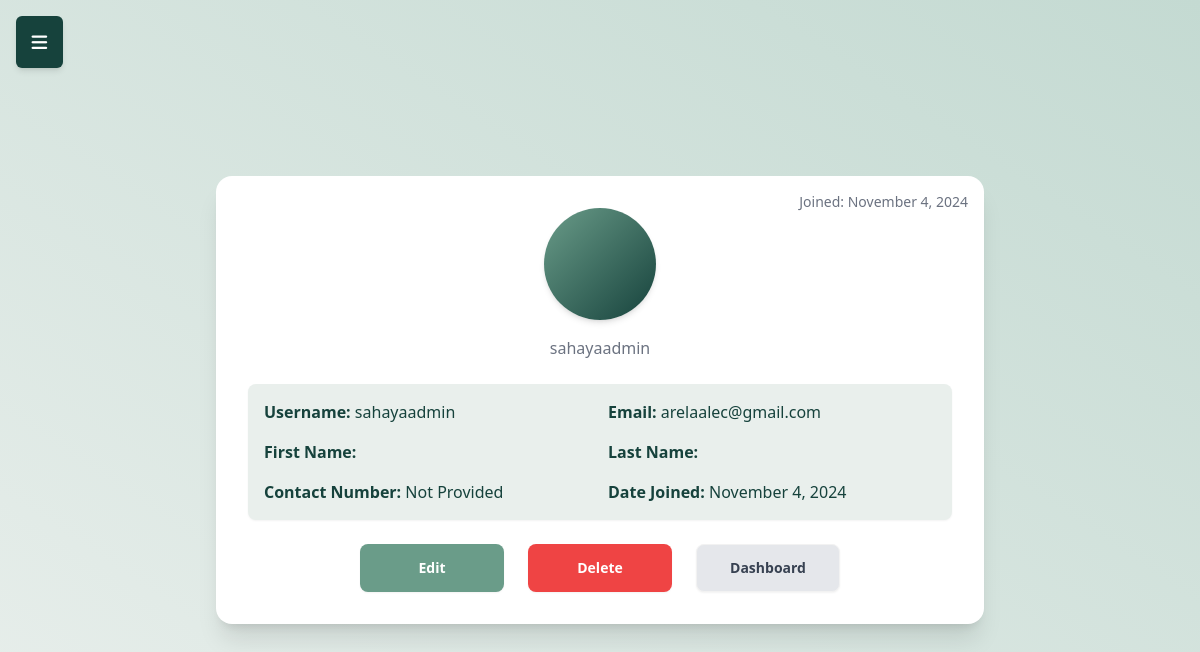
Screenshot of /users/account/ (signed in) with the database file from the repository.
### users/models.py (models this page shows, shortened)
class CustomUser(AbstractUser):
    middle_initial = models.CharField(max_length=1, blank=True)
    contact_number = models.CharField(max_length=15, blank=True)

### users/views.py (the view)
# urls.py: path('account/', views.account_view, name='account'),
@login_required
def account_view(request):
    return render(request, 'users/account.html')

### users/templates/users/account.html (shortened to what this page needs)
<!DOCTYPE html>
<html lang="en">
<head>
    {% load static %}
    <script src="https://cdn.tailwindcss.com"></script>
    <link href="https://cdn.jsdelivr.net/npm/daisyui@latest/dist/full.css" rel="stylesheet">
    <link href="https://cdn.jsdelivr.net/npm/@fortawesome/fontawesome-free/css/all.min.css" rel="stylesheet">
</head>
<body class="bg-gradient-to-tr from-[var(--color-lightest-green)] to-[var(--color-light-green)] font-sans min-h-screen relative">
    <button id="menuButton" class="fixed top-4 left-4 z-50 bg-[var(--color-dark-green)] text-white p-3 rounded-md shadow-md hover:bg-[var(--color-green)]">
        <i class="fas fa-bars text-lg"></i>
    </button>
    <div class="flex-grow flex items-center justify-center min-h-screen">
        <div class="bg-white shadow-xl rounded-2xl w-full max-w-3xl p-8 relative">
            <div class="absolute top-4 right-4 text-gray-500 text-sm">
                Joined: {{ user.date_joined|date:"F j, Y" }}
            </div>
            <div class="flex flex-col items-center justify-center mb-6">
                <div class="avatar w-28 h-28 rounded-full shadow-md bg-gradient-to-br from-[var(--color-green)] to-[var(--color-dark-green)] flex items-center justify-center text-white text-3xl font-bold">
                </div>
                <p class="text-gray-500">{{ user.username }}</p>
            </div>
            <div class="bg-[var(--color-lightest-green)] p-4 rounded-lg shadow-sm mb-6">
                <div class="grid grid-cols-2 gap-4 text-[var(--color-dark-green)]">
                    <div>
                        <p><strong>Username:</strong> {{ user.username }}</p>
                    </div>
                    <div>
                        <p><strong>Email:</strong> {{ user.email }}</p>
                    </div>
                    <div>
                        <p><strong>First Name:</strong> {{ user.first_name }}</p>
                    </div>
                    <div>
                        <p><strong>Last Name:</strong> {{ user.last_name }}</p>
                    </div>
                    <div>
                        <p><strong>Contact Number:</strong> {{ user.contact_number|default:"Not Provided" }}</p>
                    </div>
                    <div>
                        <p><strong>Date Joined:</strong> {{ user.date_joined|date:"F j, Y" }}</p>
                    </div>
                </div>
            </div>
            <div class="flex justify-center gap-6 mt-6">
                <label for="editModal" class="btn bg-[var(--color-green)] hover:bg-[var(--color-dark-green)] border-none text-white w-36">Edit</label>
                <label for="deleteModal" class="btn bg-red-500 hover:bg-red-600 border-none text-white w-36">Delete</label>
                <a href="{% url 'users:dashboard' %}" class="btn bg-gray-200 hover:bg-gray-300 text-gray-700 w-36">Dashboard</a>
            </div>
        </div>
    </div>
</body>
</html>

### users/templates/users/account.html (style rules this page uses)
:root { --color-dark-green: #16423C; --color-green: #6A9C89; --color-light-green: #C4DAD2; --color-lightest-green: #E9EFEC; }

### rows the page displays
CustomUser: date_joined "November 4, 2024", username "sahayaadmin", email "arelaalec@gmail.com", contact_number "Not Provided"
